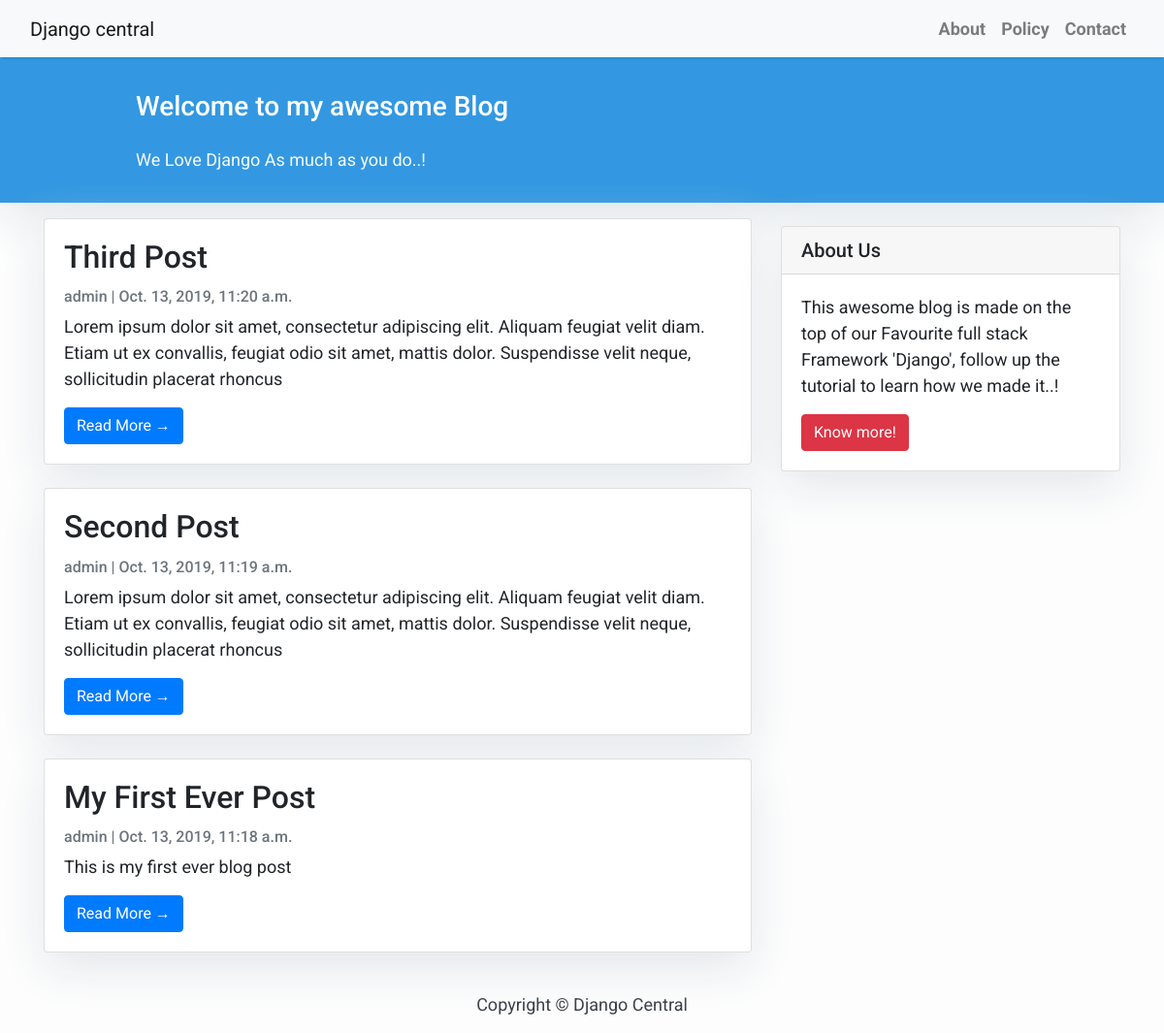
The app's page /, older data.
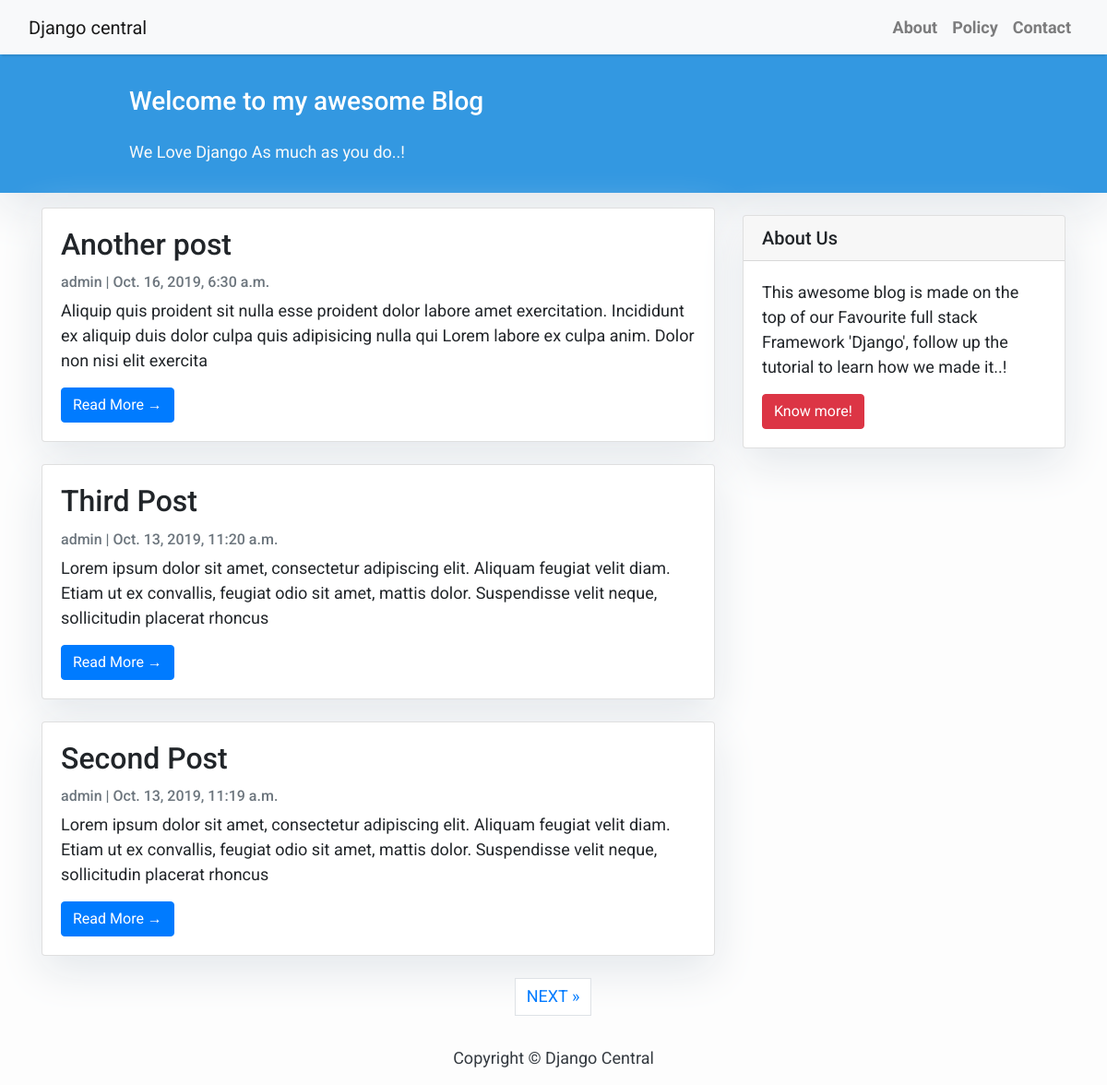
The same page, newer data.
### blog/models.py (models this page shows, shortened)
class Post(models.Model):
    title = models.CharField(max_length=200, unique=True)
    slug = models.SlugField(max_length=200, unique=True)
    author = models.ForeignKey(
        User, on_delete=models.CASCADE, related_name='blog_posts')
    updated_on = models.DateTimeField(auto_now=True)
    content = models.TextField()
    created_on = models.DateTimeField(auto_now_add=True)
    status = models.IntegerField(choices=STATUS, default=0)
    class Meta:
        ordering = ['-created_on']

### blog/views.py (the view)
# urls.py: path('', views.PostList.as_view(), name='home'),
class PostList(generic.ListView):
    queryset = Post.objects.filter(status=1).order_by('-created_on')
    template_name = 'index.html'
    paginate_by = 3

### templates/index.html (shortened to what this page needs)
{% extends "base.html" %}
{% block content %}
<header class="masthead">
  <div class="container">
    <div class="row">
      <div class=" col-md-8 col-md-10 mx-auto">
        <div class="site-heading">
          <h3 class=" site-heading my-4 mt-3 text-white"> Welcome to my awesome Blog </h3>
          <p class="text-light">We Love Django As much as you do..! &nbsp
          </p>
        </div>
      </div>
    </div>
  </div>
</header>
<div class="container">
  <div class="row">
    <div class="col-md-8 mt-3 left">
      {% for post in post_list %}
      <div class="card mb-4">
        <div class="card-body">
          <h2 class="card-title">{{ post.title }}</h2>
          <p class="card-text text-muted h6">{{ post.author }} | {{ post.created_on}} </p>
          <p class="card-text">{{post.content|slice:":200" }}</p>
          <a href="{% url 'post_detail' post.slug  %}" class="btn btn-primary">Read More &rarr;</a>
        </div>
      </div>
      {% endfor %}
    </div>
    {% block sidebar %}
    {% include 'sidebar.html' %}
    {% endblock sidebar %}
  </div>
</div>
{% if is_paginated %}
<ul class="pagination justify-content-center">
  {% if page_obj.has_next %}
  <li><a href="?page={{ page_obj.next_page_number }}" class="page-link"> NEXT &raquo;</a></li>
  {% endif %}
</ul>
{% endif %}
{%endblock%}

### templates/base.html (shortened to what this page needs)
{% load static %}
<!DOCTYPE html>
<html>
<head>
  <link rel="stylesheet" href="{% static 'css/base.css' %}">
  <link rel="stylesheet" href="https://maxcdn.bootstrapcdn.com/bootstrap/4.0.0/css/bootstrap.min.css"
 />
</head>
<body>
  <nav class="navbar navbar-expand-lg navbar-light bg-light shadow" id="mainNav">
    <div class="container-fluid">
      <a class="navbar-brand" href="{% url 'home' %}">Django central</a>
      <div class="collapse navbar-collapse" id="navbarResponsive">
        <ul class="navbar-nav ml-auto">
          <li class="nav-item text-black">
            <a class="nav-link text-black font-weight-bold" href="#">About</a>
          </li>
          <li class="nav-item text-black">
            <a class="nav-link text-black font-weight-bold" href="#">Policy</a>
          </li>
          <li class="nav-item text-black">
            <a class="nav-link text-black font-weight-bold" href="#">Contact</a>
          </li>
        </ul>
      </div>
    </div>
  </nav>
  {% block content %}{% endblock content %}
  <footer class="py-3 bg-grey">
    <p class="m-0 text-dark text-center ">Copyright &copy; Django Central</p>
  </footer>
</body>
</html>

### templates/sidebar.html
{% block sidebar %}
<div class="col-md-4 float-right ">
    <div class="card my-4">
        <h5 class="card-header">About Us</h5>
        <div class="card-body">
            <p class="card-text"> This awesome blog is made on the top of our Favourite full stack Framework 'Django',
                follow up the tutorial to learn how we made it..!</p>
            <a href="#" class="btn btn-danger">Know more!</a>
        </div>
    </div>
</div>
{% endblock sidebar %}

### static/css/base.css (style rules this page uses)
body { font-family: "Roboto", sans-serif; font-size: 17px; background-color: #fdfdfd; }
.shadow { box-shadow: 0 4px 2px -2px rgba(0, 0, 0, 0.1); }
.btn-danger { color: #fff; background-color: #f00000; border-color: #dc281e; }
.masthead { background: #3398E1; height: auto; padding-bottom: 15px; box-shadow: 0 16px 48px #E3E7EB; padding-top: 10px; }
.card { box-shadow: 0 16px 48px #E3E7EB; }

### templates/index.html (style rules this page uses)
body { font-family: "Roboto", sans-serif; font-size: 18px; background-color: #fdfdfd; }
.card { box-shadow: 0 16px 48px #E3E7EB; }

Row changes from the older to the newer data that the page shows:
no longer on this page (row unchanged): Post: title "My First Ever Post", author "admin", created_on "Oct. 13, 2019, 11:18 a.m.", content "This is my first ever blog post"
added Post: title "Another post", author "admin", created_on "Oct. 16, 2019, 6:30 a.m.", content "Aliquip quis proident sit nulla esse proident dolor labore amet exercitation. Incididunt ex aliquip duis dolor culpa quis adipisicing nulla qui Lorem labore ex culpa anim. Dolor non nisi elit exercita"
Text that changed along with them:
text now shown: "NEXT »"
